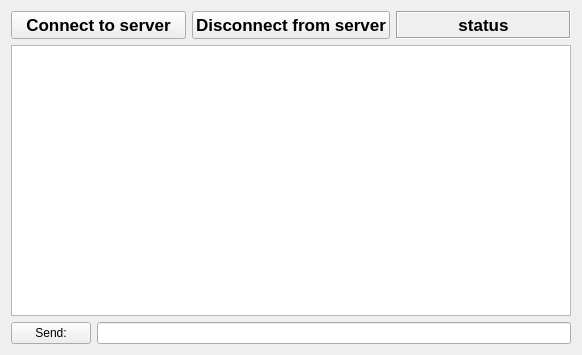
<?xml version="1.0" encoding="UTF-8"?>
<ui version="4.0">
 <class>MainWindow</class>
 <widget class="QMainWindow" name="MainWindow">
  <property name="geometry">
   <rect>
    <x>0</x>
    <y>0</y>
    <width>582</width>
    <height>355</height>
   </rect>
  </property>
  <property name="windowTitle">
   <string>Client</string>
  </property>
  <widget class="QWidget" name="centralWidget">
   <layout class="QVBoxLayout" name="verticalLayout">
    <item>
     <layout class="QHBoxLayout" name="horizontalLayout_2">
      <item>
       <widget class="QPushButton" name="pushButton_connect">
        <property name="font">
         <font>
          <pointsize>13</pointsize>
          <weight>75</weight>
          <bold>true</bold>
         </font>
        </property>
        <property name="styleSheet">
         <string notr="true"/>
        </property>
        <property name="text">
         <string>Connect to server</string>
        </property>
       </widget>
      </item>
      <item>
       <widget class="QPushButton" name="pushButton_disconnect">
        <property name="enabled">
         <bool>true</bool>
        </property>
        <property name="font">
         <font>
          <pointsize>13</pointsize>
          <weight>75</weight>
          <bold>true</bold>
         </font>
        </property>
        <property name="styleSheet">
         <string notr="true"/>
        </property>
        <property name="text">
         <string>Disconnect from server</string>
        </property>
       </widget>
      </item>
      <item>
       <widget class="QLabel" name="label_status">
        <property name="maximumSize">
         <size>
          <width>9999</width>
          <height>16777215</height>
         </size>
        </property>
        <property name="font">
         <font>
          <pointsize>13</pointsize>
          <weight>75</weight>
          <bold>true</bold>
         </font>
        </property>
        <property name="frameShape">
         <enum>QFrame::Box</enum>
        </property>
        <property name="frameShadow">
         <enum>QFrame::Sunken</enum>
        </property>
        <property name="text">
         <string>status</string>
        </property>
        <property name="alignment">
         <set>Qt::AlignCenter</set>
        </property>
       </widget>
      </item>
     </layout>
    </item>
    <item>
     <widget class="QTextBrowser" name="textBrowser_log"/>
    </item>
    <item>
     <layout class="QHBoxLayout" name="horizontalLayout">
      <item>
       <widget class="QPushButton" name="pushButton_send">
        <property name="text">
         <string>Send:</string>
        </property>
       </widget>
      </item>
      <item>
       <widget class="QLineEdit" name="lineEdit_message"/>
      </item>
     </layout>
    </item>
   </layout>
  </widget>
 </widget>
 <layoutdefault spacing="6" margin="11"/>
 <resources/>
 <connections/>
</ui>
